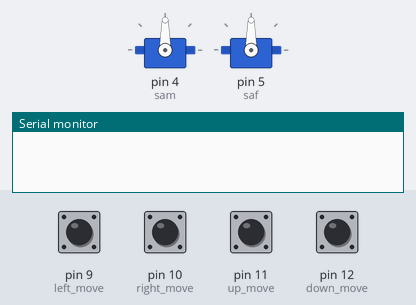
A sketch run on a simulated Arduino Uno, built with avr-gcc and run on an emulated ATmega328P. Shown: 2 × servo, the last lines printed to the serial monitor. The inputs (shaded band) are chosen by the test bench; at power-on: pin 9 (left_move), pin 10 (right_move), pin 11 (up_move), pin 12 (down_move) LOW.

Above: at 1.2 s.
1.3 s: pin 9 (left_move) pulled HIGH for 1 s
At 2.6 s:
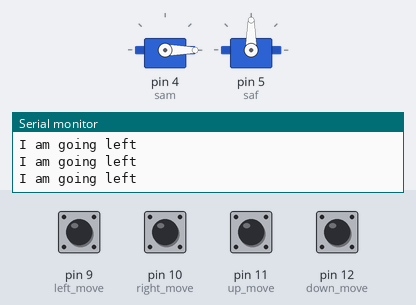
3.8 s: pin 10 (right_move) pulled HIGH for 1 s
At 5.9 s:
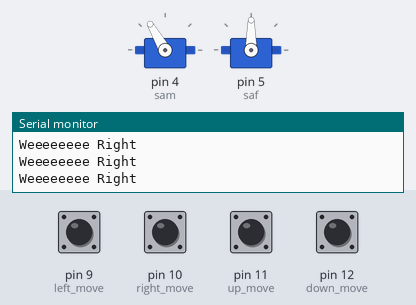
6.3 s: pin 11 (up_move) pulled HIGH for 0.15 s
At 7.6 s:
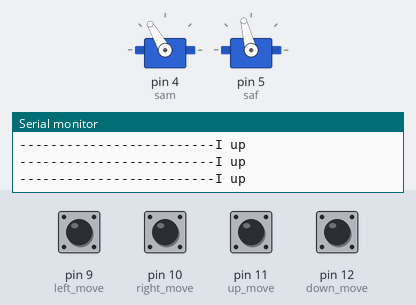
7.9 s: pin 12 (down_move) pulled HIGH for 1 s
At 9.4 s:
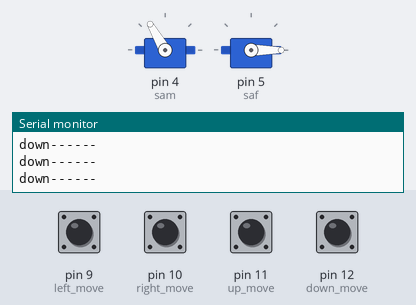
10.4 s: pin 9 (left_move) pulled HIGH for 0.15 s
At 10.8 s:
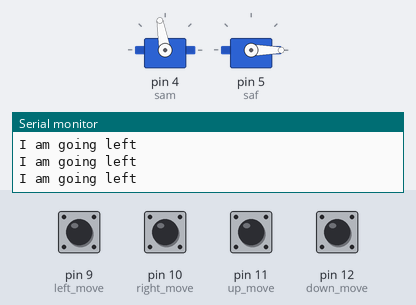
12.0 s: pin 9 (left_move) pulled HIGH for 0.15 s
At 13.1 s:
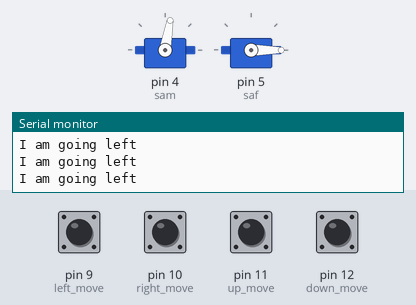
Timing chart, 0 to 14.6 s (numbered marks = the images above; inputs shaded):
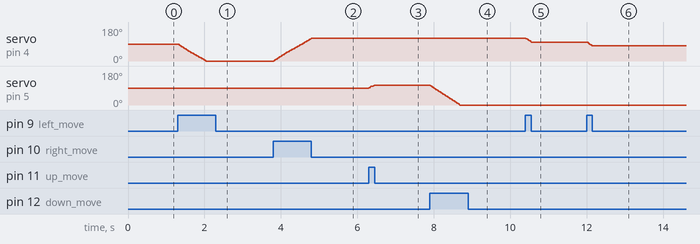

Measured:
- after the input at 1.3 s, servo on pin 4 (sam): moves from 90° to 0° over 0.73 s, starting at once
- after the input at 3.8 s, servo on pin 4 (sam): moves from 0° to 120° over 0.99 s, starting at once
- after the input at 6.3 s, servo on pin 5 (saf): 90° → 104° at once
- after the input at 7.9 s, servo on pin 5 (saf): moves from 104° to 0° over 0.78 s, starting at once
- after the input at 10.4 s, servo on pin 4 (sam): 120° → 100° at once
- after the input at 12.0 s, servo on pin 4 (sam): 100° → 80° at once

The sketch:

servo_code_final.ino
```cpp
#include <Servo.h>

Servo sam;
Servo saf;
int directin = 90; // direction variable
int directin1 = 90;

int left_move = 9;    // pin defined
int right_move = 10;

int left=0;   // variable for left and right input defined
int right=0;

int up_move = 11;    // pin defined
int down_move = 12;

int up = 0;   // variable for left and right input defined
int down = 0;

void setup() {
  // put your setup code here, to run once:
  Serial.begin(9600);
sam.attach(4);
saf.attach(5);

pinMode( left_move , INPUT);
pinMode( right_move ,INPUT );

pinMode( up_move , INPUT);
pinMode( down_move ,INPUT );

sam.write( directin ); // inital direction of servo is selected
saf.write( directin1 );
}


void loop() {
  // put your main code here, to run repeatedly:

left =digitalRead (left_move);      // taking input every time from user
right =digitalRead (right_move);


up =digitalRead (up_move);      // taking input every time from user
down =digitalRead (down_move);
//-------------------------------------------------------------------

  if ( left == HIGH && directin> 0  ){

    directin -= 2;
    sam.write( directin );
    Serial.println("I am going left")   ;
  }


  if ( right == HIGH && directin < 180 ){

    directin += 2;
    sam.write( directin );
    Serial.println("Weeeeeeee Right");
  }
//-----------------------------------------------------------------------

  if ( up == HIGH && directin1 > 0 ){

    directin1 += 2;
    saf.write( directin1 );
    Serial.println("-------------------------I up")   ;
  }


  if ( down == HIGH && directin1 < 180 ){

    directin1 -= 2;
    saf.write( directin1 );
    Serial.println("down------");
  }


delay(15);
 // left = 0 ;
 // right = 0 ;
}
```
